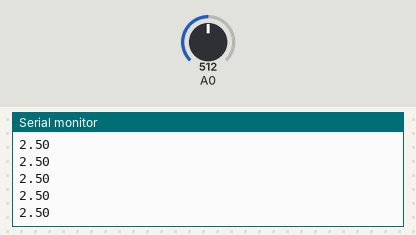
A sketch run on a simulated Arduino Uno, built with avr-gcc and run on an emulated ATmega328P. Shown: the last lines printed to the serial monitor. The test bench sets the inputs (shaded band); at power-on: A0 = 512.

Above: at 1.2 s.
1.3 s: A0 set to 716
At 2.2 s:
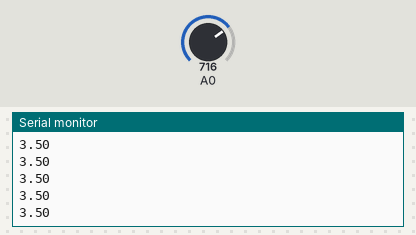
2.8 s: A0 set to 900
At 3.6 s:
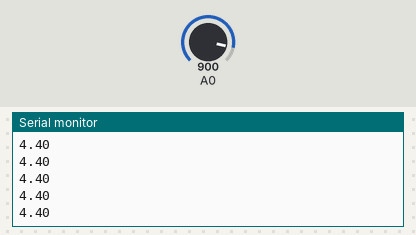
Timing chart, 0 to 5.8 s (numbered marks = the images above; inputs shaded):
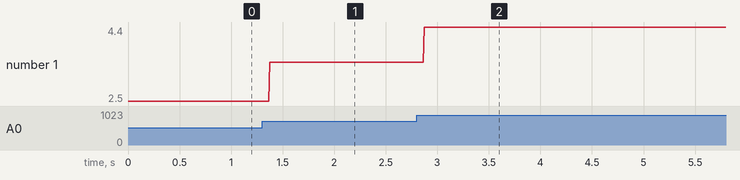

Measured:
- after the input at 1.3 s, the serial monitor: prints a new line after 0.07 s (image 1)
- after the input at 2.8 s, the serial monitor: prints a new line after 0.07 s (image 2)
- plotted number 1: 2.5 → 3.5 after the input at 1.3 s, 3.5 → 4.4 after the input at 2.8 s

The sketch:

analogovy_vstup.ino
```cpp
void setup() {
  Serial.begin(9600);
}

void loop() {
  float hodnota = analogRead(A0);
  float napeti = 5*hodnota/1023;
  Serial.println(napeti);
}
```
